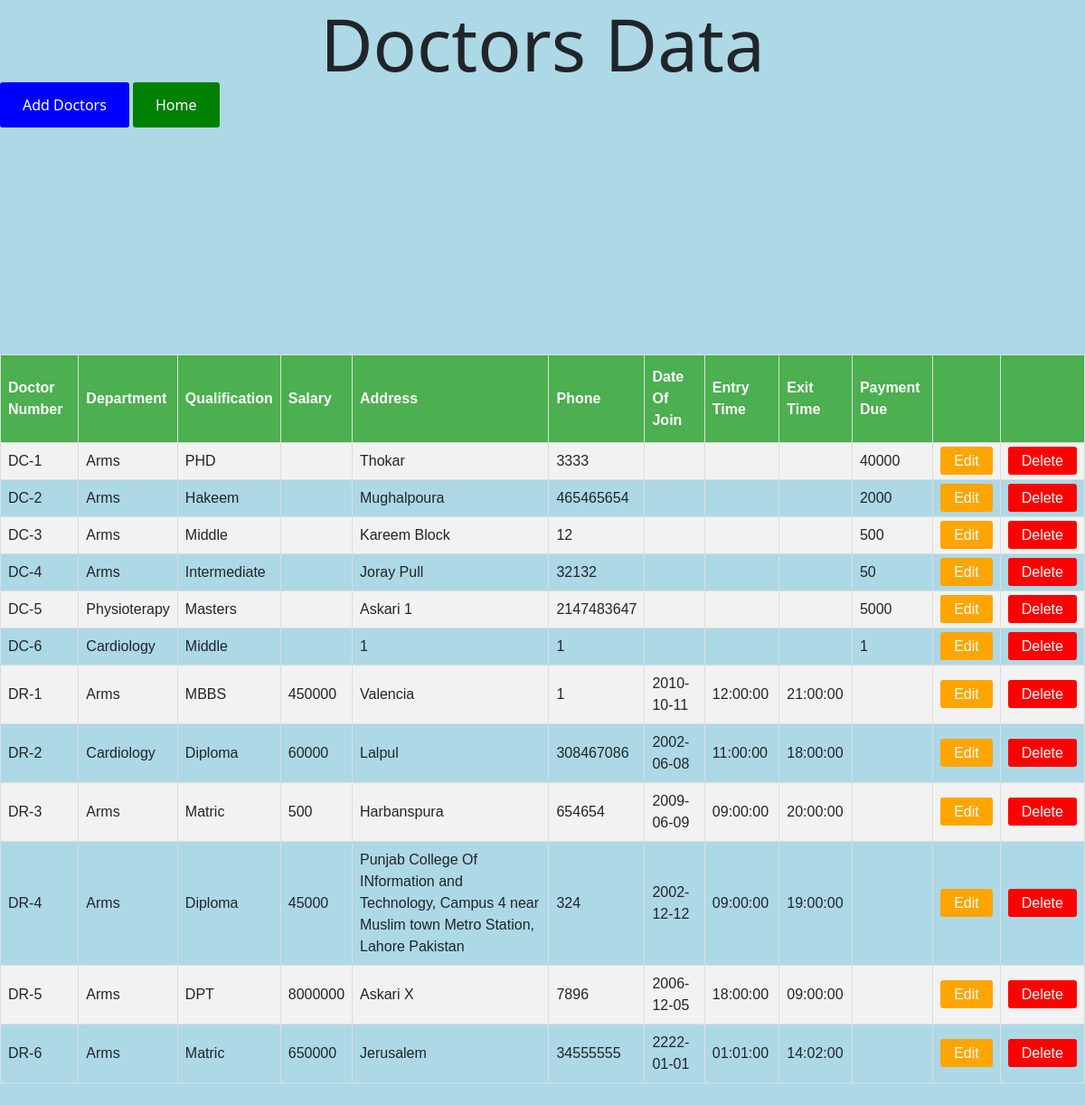
/showdoctors.php, run on the app's committed database.
### tables this page shows
CREATE TABLE `doc_on_call` (
  `doc_no` varchar(255) DEFAULT NULL,
  `d_name` varchar(255) DEFAULT NULL,
  `qualification` varchar(255) DEFAULT NULL,
  `fs_pr_cl` varchar(255) DEFAULT NULL,
  `pymt_du` int(255) DEFAULT NULL,
  `address` varchar(255) DEFAULT NULL,
  `ph_no` int(255) DEFAULT NULL
);

CREATE TABLE `all_doctors` (
  `doc_no` varchar(255) NOT NULL,
  `department` varchar(255) DEFAULT NULL
);

CREATE TABLE `doc_reg` (
  `qualification` varchar(255) DEFAULT NULL,
  `salary` int(255) DEFAULT NULL,
  `en_time` time DEFAULT NULL,
  `ex_time` time DEFAULT NULL,
  `address` varchar(255) DEFAULT NULL,
  `ph_no` int(255) DEFAULT NULL,
  `doj` date DEFAULT NULL,
  `doc_no` varchar(255) DEFAULT NULL,
  `d_name` varchar(255) DEFAULT NULL
);

### showdoctors.php (the view, shortened to what this page needs)
<?php
$con=mysqli_connect("localhost","root","");
$query="Select all_doctors.doc_no,all_doctors.department,COALESCE(doc_reg.qualification, doc_on_call.qualification) as qualification,doc_reg.salary,COALESCE(doc_reg.address,doc_on_call.address) as address,COALESCE(doc_reg.ph_no,doc_on_call.ph_no) as phone,doc_reg.doj,doc_reg.en_time,doc_reg.ex_time,doc_on_call.fs_pr_cl,doc_on_call.pymt_du from all_doctors LEFT join doc_on_call on all_doctors.doc_no=doc_on_call.doc_no left JOIN doc_reg ON all_doctors.doc_no=doc_reg.doc_no " ;
$query_dept=mysqli_query($con,$query);
?>
<!DOCTYPE html>
<html>
<head>
	<link href="https://cdn.jsdelivr.net/npm/bootstrap@5.0.1/dist/css/bootstrap.min.css" rel="stylesheet">
</head>
<body style="background-color: lightblue; ">
	<h2 class="display-1" align="center">Doctors Data</h2>
	<a href="doctorform.php" class="add">Add Doctors</a>
	<a href="home.php" class="add" style="background-color: green;">Home</a>
<table id="customers">
	<tr><th>Doctor Number
	</th>
	<th>Department</th>
	<th>Qualification</th>
	<th>Salary</th>
	<th>Address</th>
	<th>Phone</th>
	<th>Date Of Join</th>
	<th>Entry Time</th>
	<th>Exit Time</th>
	<th>Payment Due</th>
	<th></th>
	<th></th>
</tr>
<?php
while ($res= mysqli_fetch_array($query_dept)) {
	?>
	<tr>
		<td><?php echo $res['doc_no'];?></td>
		<td><?php echo $res['department'];?></td>
		<td><?php echo $res['qualification'];?></td>
		<td><?php echo $res['salary']; ?></td>
		<td><?php echo $res['address']; ?></td>
		<td><?php echo $res['phone']; ?></td>
		<td><?php echo $res['doj']; ?></td>
		<td><?php echo $res['en_time']; ?></td>
		<td><?php echo $res['ex_time']; ?></td>
		<td><?php echo $res['pymt_du']; ?></td>
		<td><a class="edit" href="doctoredit.php?edit=<?php echo $res['doc_no'];?>">Edit</a></td>
		<td><a class="edit" style="background-color: red;" href="doctordelete.php?delet=<?php echo $res['doc_no'];?>">Delete</a></td>
	</tr><br>
	<?php
}
?></table>
<br>
</body>
</html>

### showdoctors.php (style rules this page uses)
#customers { font-family: Arial, Helvetica, sans-serif; border-collapse: collapse; width: 100%; }
#customers td, #customers th { border: 1px solid #ddd; padding: 8px; }
#customers tr:nth-child(even) { background-color: #f2f2f2; }
#customers th { padding-top: 12px; padding-bottom: 12px; text-align: left; background-color: #4CAF50; color: white; }
.edit { background-color: orange; color: white; text-decoration: none; text-align: center; padding: 7px 15px; border-radius: 3px; }
.add { background-color: blue; color: white; text-decoration: none; text-align: center; padding: 14px 25px; border-radius: 3px; }

### data on the page
doc_on_call: doc_no.doc_no "DC-1", doc_no.department "Arms", qualification "PHD", address "Thokar", phone "3333", pymt_du "40000"
doc_on_call: doc_no.doc_no "DC-2", doc_no.department "Arms", qualification "Hakeem", address "Mughalpoura", phone "465465654", pymt_du "2000"
doc_on_call: doc_no.doc_no "DC-3", doc_no.department "Arms", qualification "Middle", address "Kareem Block", phone "12", pymt_du "500"
doc_on_call: doc_no.doc_no "DC-4", doc_no.department "Arms", qualification "Intermediate", address "Joray Pull", phone "32132", pymt_du "50"
doc_on_call: doc_no.doc_no "DC-5", doc_no.department "Physioterapy", qualification "Masters", address "Askari 1", phone "2147483647", pymt_du "5000"
doc_on_call: doc_no.doc_no "DC-6", doc_no.department "Cardiology", qualification "Middle", address "1", phone "1", pymt_du "1"
doc_reg: doc_no.doc_no "DR-1", doc_no.department "Arms", qualification "MBBS", salary "450000", address "Valencia", phone "1", doj "2010-10-11", en_time "12:00:00", ex_time "21:00:00"
doc_reg: doc_no.doc_no "DR-2", doc_no.department "Cardiology", qualification "Diploma", salary "60000", address "Lalpul", phone "308467086", doj "2002-06-08", en_time "11:00:00", ex_time "18:00:00"
doc_reg: doc_no.doc_no "DR-3", doc_no.department "Arms", qualification "Matric", salary "500", address "Harbanspura", phone "654654", doj "2009-06-09", en_time "09:00:00", ex_time "20:00:00"
doc_reg: doc_no.doc_no "DR-4", doc_no.department "Arms", qualification "Diploma", salary "45000", address "Punjab College Of INformation and Technology, Campus 4 near Muslim town Metro Station, Lahore Pakistan", phone "324", doj "2002-12-12", en_time "09:00:00", ex_time "19:00:00"
doc_reg: doc_no.doc_no "DR-5", doc_no.department "Arms", qualification "DPT", salary "8000000", address "Askari X", phone "7896", doj "2006-12-05", en_time "18:00:00", ex_time "09:00:00"
doc_reg: doc_no.doc_no "DR-6", doc_no.department "Arms", qualification "Matric", salary "650000", address "Jerusalem", phone "34555555", doj "2222-01-01", en_time "01:01:00", ex_time "14:02:00"
